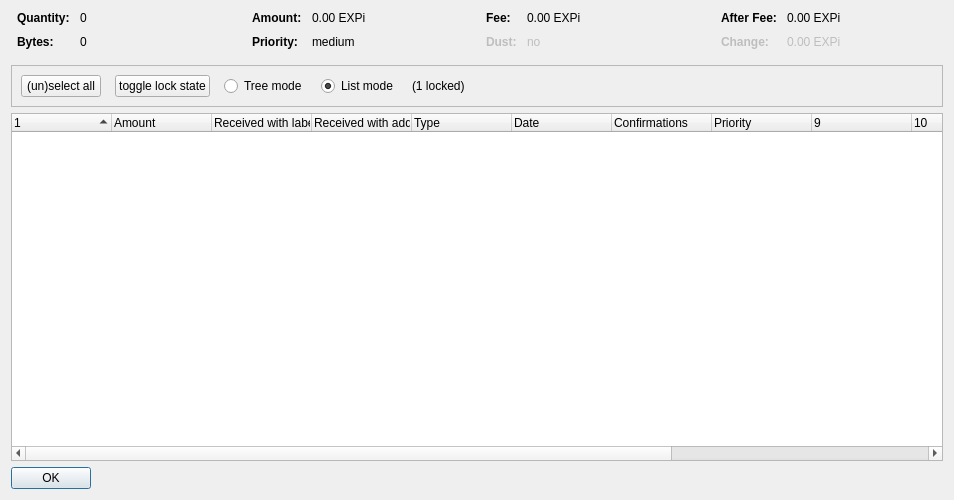
<?xml version="1.0" encoding="UTF-8"?>
<ui version="4.0">
 <class>CoinControlDialog</class>
 <widget class="QDialog" name="CoinControlDialog">
  <property name="geometry">
   <rect>
    <x>0</x>
    <y>0</y>
    <width>954</width>
    <height>500</height>
   </rect>
  </property>
  <property name="windowTitle">
   <string>Coin Selection</string>
  </property>
  <layout class="QVBoxLayout" name="verticalLayout">
   <item>
    <layout class="QHBoxLayout" name="horizontalLayoutTop" stretch="0,0,0,0">
     <property name="topMargin">
      <number>0</number>
     </property>
     <property name="bottomMargin">
      <number>10</number>
     </property>
     <item>
      <layout class="QFormLayout" name="formLayoutCoinControl1">
       <property name="horizontalSpacing">
        <number>10</number>
       </property>
       <property name="verticalSpacing">
        <number>10</number>
       </property>
       <property name="leftMargin">
        <number>6</number>
       </property>
       <property name="rightMargin">
        <number>6</number>
       </property>
       <item row="0" column="0">
        <widget class="QLabel" name="labelCoinControlQuantityText">
         <property name="font">
          <font>
           <weight>75</weight>
           <bold>true</bold>
          </font>
         </property>
         <property name="text">
          <string>Quantity:</string>
         </property>
        </widget>
       </item>
       <item row="0" column="1">
        <widget class="QLabel" name="labelCoinControlQuantity">
         <property name="cursor">
          <cursorShape>IBeamCursor</cursorShape>
         </property>
         <property name="contextMenuPolicy">
          <enum>Qt::ActionsContextMenu</enum>
         </property>
         <property name="text">
          <string notr="true">0</string>
         </property>
         <property name="textInteractionFlags">
          <set>Qt::LinksAccessibleByMouse|Qt::TextSelectableByKeyboard|Qt::TextSelectableByMouse</set>
         </property>
        </widget>
       </item>
       <item row="1" column="0">
        <widget class="QLabel" name="labelCoinControlBytesText">
         <property name="font">
          <font>
           <weight>75</weight>
           <bold>true</bold>
          </font>
         </property>
         <property name="text">
          <string>Bytes:</string>
         </property>
        </widget>
       </item>
       <item row="1" column="1">
        <widget class="QLabel" name="labelCoinControlBytes">
         <property name="cursor">
          <cursorShape>IBeamCursor</cursorShape>
         </property>
         <property name="contextMenuPolicy">
          <enum>Qt::ActionsContextMenu</enum>
         </property>
         <property name="text">
          <string notr="true">0</string>
         </property>
         <property name="textInteractionFlags">
          <set>Qt::LinksAccessibleByMouse|Qt::TextSelectableByKeyboard|Qt::TextSelectableByMouse</set>
         </property>
        </widget>
       </item>
      </layout>
     </item>
     <item>
      <layout class="QFormLayout" name="formLayoutCoinControl2">
       <property name="horizontalSpacing">
        <number>10</number>
       </property>
       <property name="verticalSpacing">
        <number>10</number>
       </property>
       <property name="leftMargin">
        <number>6</number>
       </property>
       <property name="rightMargin">
        <number>6</number>
       </property>
       <item row="0" column="0">
        <widget class="QLabel" name="labelCoinControlAmountText">
         <property name="font">
          <font>
           <weight>75</weight>
           <bold>true</bold>
          </font>
         </property>
         <property name="text">
          <string>Amount:</string>
         </property>
        </widget>
       </item>
       <item row="0" column="1">
        <widget class="QLabel" name="labelCoinControlAmount">
         <property name="cursor">
          <cursorShape>IBeamCursor</cursorShape>
         </property>
         <property name="contextMenuPolicy">
          <enum>Qt::ActionsContextMenu</enum>
         </property>
         <property name="text">
          <string notr="true">0.00 EXPi</string>
         </property>
         <property name="textInteractionFlags">
          <set>Qt::LinksAccessibleByMouse|Qt::TextSelectableByKeyboard|Qt::TextSelectableByMouse</set>
         </property>
        </widget>
       </item>
       <item row="1" column="0">
        <widget class="QLabel" name="labelCoinControlPriorityText">
         <property name="font">
          <font>
           <weight>75</weight>
           <bold>true</bold>
          </font>
         </property>
         <property name="text">
          <string>Priority:</string>
         </property>
        </widget>
       </item>
       <item row="1" column="1">
        <widget class="QLabel" name="labelCoinControlPriority">
         <property name="cursor">
          <cursorShape>IBeamCursor</cursorShape>
         </property>
         <property name="contextMenuPolicy">
          <enum>Qt::ActionsContextMenu</enum>
         </property>
         <property name="text">
          <string>medium</string>
         </property>
         <property name="textInteractionFlags">
          <set>Qt::LinksAccessibleByMouse|Qt::TextSelectableByKeyboard|Qt::TextSelectableByMouse</set>
         </property>
        </widget>
       </item>
      </layout>
     </item>
     <item>
      <layout class="QFormLayout" name="formLayoutCoinControl3">
       <property name="horizontalSpacing">
        <number>10</number>
       </property>
       <property name="verticalSpacing">
        <number>10</number>
       </property>
       <property name="leftMargin">
        <number>6</number>
       </property>
       <property name="rightMargin">
        <number>6</number>
       </property>
       <item row="0" column="0">
        <widget class="QLabel" name="labelCoinControlFeeText">
         <property name="font">
          <font>
           <weight>75</weight>
           <bold>true</bold>
          </font>
         </property>
         <property name="text">
          <string>Fee:</string>
         </property>
        </widget>
       </item>
       <item row="0" column="1">
        <widget class="QLabel" name="labelCoinControlFee">
         <property name="cursor">
          <cursorShape>IBeamCursor</cursorShape>
         </property>
         <property name="contextMenuPolicy">
          <enum>Qt::ActionsContextMenu</enum>
         </property>
         <property name="text">
          <string notr="true">0.00 EXPi</string>
         </property>
         <property name="textInteractionFlags">
          <set>Qt::LinksAccessibleByMouse|Qt::TextSelectableByKeyboard|Qt::TextSelectableByMouse</set>
         </property>
        </widget>
       </item>
       <item row="1" column="0">
        <widget class="QLabel" name="labelCoinControlLowOutputText">
         <property name="enabled">
          <bool>false</bool>
         </property>
         <property name="font">
          <font>
           <weight>75</weight>
           <bold>true</bold>
          </font>
         </property>
         <property name="text">
          <string>Dust:</string>
         </property>
        </widget>
       </item>
       <item row="1" column="1">
        <widget class="QLabel" name="labelCoinControlLowOutput">
         <property name="enabled">
          <bool>false</bool>
         </property>
         <property name="cursor">
          <cursorShape>IBeamCursor</cursorShape>
         </property>
         <property name="contextMenuPolicy">
          <enum>Qt::ActionsContextMenu</enum>
         </property>
         <property name="text">
          <string>no</string>
         </property>
         <property name="textInteractionFlags">
          <set>Qt::LinksAccessibleByMouse|Qt::TextSelectableByKeyboard|Qt::TextSelectableByMouse</set>
         </property>
        </widget>
       </item>
      </layout>
     </item>
     <item>
      <layout class="QFormLayout" name="formLayoutCoinControl4">
       <property name="horizontalSpacing">
        <number>10</number>
       </property>
       <property name="verticalSpacing">
        <number>10</number>
       </property>
       <property name="leftMargin">
        <number>6</number>
       </property>
       <property name="rightMargin">
        <number>6</number>
       </property>
       <item row="0" column="0">
        <widget class="QLabel" name="labelCoinControlAfterFeeText">
         <property name="font">
          <font>
           <weight>75</weight>
           <bold>true</bold>
          </font>
         </property>
         <property name="text">
          <string>After Fee:</string>
         </property>
        </widget>
       </item>
       <item row="0" column="1">
        <widget class="QLabel" name="labelCoinControlAfterFee">
         <property name="cursor">
          <cursorShape>IBeamCursor</cursorShape>
         </property>
         <property name="contextMenuPolicy">
          <enum>Qt::ActionsContextMenu</enum>
         </property>
         <property name="text">
          <string notr="true">0.00 EXPi</string>
         </property>
         <property name="textInteractionFlags">
          <set>Qt::LinksAccessibleByMouse|Qt::TextSelectableByKeyboard|Qt::TextSelectableByMouse</set>
         </property>
        </widget>
       </item>
       <item row="1" column="0">
        <widget class="QLabel" name="labelCoinControlChangeText">
         <property name="enabled">
          <bool>false</bool>
         </property>
         <property name="font">
          <font>
           <weight>75</weight>
           <bold>true</bold>
          </font>
         </property>
         <property name="text">
          <string>Change:</string>
         </property>
        </widget>
       </item>
       <item row="1" column="1">
        <widget class="QLabel" name="labelCoinControlChange">
         <property name="enabled">
          <bool>false</bool>
         </property>
         <property name="cursor">
          <cursorShape>IBeamCursor</cursorShape>
         </property>
         <property name="contextMenuPolicy">
          <enum>Qt::ActionsContextMenu</enum>
         </property>
         <property name="text">
          <string notr="true">0.00 EXPi</string>
         </property>
         <property name="textInteractionFlags">
          <set>Qt::LinksAccessibleByMouse|Qt::TextSelectableByKeyboard|Qt::TextSelectableByMouse</set>
         </property>
        </widget>
       </item>
      </layout>
     </item>
    </layout>
   </item>
   <item>
    <widget class="QFrame" name="frame">
     <property name="minimumSize">
      <size>
       <width>0</width>
       <height>40</height>
      </size>
     </property>
     <property name="frameShape">
      <enum>QFrame::StyledPanel</enum>
     </property>
     <property name="frameShadow">
      <enum>QFrame::Sunken</enum>
     </property>
     <layout class="QHBoxLayout" name="horizontalLayout">
      <item>
       <layout class="QHBoxLayout" name="horizontalLayoutPanel" stretch="0,0,0,0,0,0">
        <property name="spacing">
         <number>14</number>
        </property>
        <item>
         <widget class="QPushButton" name="pushButtonSelectAll">
          <property name="sizePolicy">
           <sizepolicy hsizetype="Maximum" vsizetype="Fixed">
            <horstretch>0</horstretch>
            <verstretch>0</verstretch>
           </sizepolicy>
          </property>
          <property name="text">
           <string>(un)select all</string>
          </property>
          <property name="autoDefault">
           <bool>false</bool>
          </property>
         </widget>
        </item>
        <item>
         <widget class="QPushButton" name="pushButtonToggleLock">
          <property name="sizePolicy">
           <sizepolicy hsizetype="Maximum" vsizetype="Fixed">
            <horstretch>0</horstretch>
            <verstretch>0</verstretch>
           </sizepolicy>
          </property>
          <property name="text">
           <string>toggle lock state</string>
          </property>
          <property name="autoDefault">
           <bool>false</bool>
          </property>
         </widget>
        </item>
        <item>
         <widget class="QRadioButton" name="radioTreeMode">
          <property name="sizePolicy">
           <sizepolicy hsizetype="Maximum" vsizetype="Fixed">
            <horstretch>0</horstretch>
            <verstretch>0</verstretch>
           </sizepolicy>
          </property>
          <property name="text">
           <string>Tree mode</string>
          </property>
         </widget>
        </item>
        <item>
         <widget class="QRadioButton" name="radioListMode">
          <property name="sizePolicy">
           <sizepolicy hsizetype="Maximum" vsizetype="Fixed">
            <horstretch>0</horstretch>
            <verstretch>0</verstretch>
           </sizepolicy>
          </property>
          <property name="text">
           <string>List mode</string>
          </property>
          <property name="checked">
           <bool>true</bool>
          </property>
         </widget>
        </item>
        <item>
         <widget class="QLabel" name="labelLocked">
          <property name="text">
           <string>(1 locked)</string>
          </property>
         </widget>
        </item>
        <item>
         <spacer name="horizontalSpacer">
          <property name="orientation">
           <enum>Qt::Horizontal</enum>
          </property>
          <property name="sizeHint" stdset="0">
           <size>
            <width>40</width>
            <height>20</height>
           </size>
          </property>
         </spacer>
        </item>
       </layout>
      </item>
     </layout>
    </widget>
   </item>
   <item>
    <widget class="CoinControlTreeWidget" name="treeWidget">
     <property name="contextMenuPolicy">
      <enum>Qt::CustomContextMenu</enum>
     </property>
     <property name="sortingEnabled">
      <bool>false</bool>
     </property>
     <property name="columnCount">
      <number>13</number>
     </property>
     <attribute name="headerShowSortIndicator" stdset="0">
      <bool>true</bool>
     </attribute>
     <attribute name="headerStretchLastSection">
      <bool>false</bool>
     </attribute>
     <column>
      <property name="text">
       <string/>
      </property>
     </column>
     <column>
      <property name="text">
       <string>Amount</string>
      </property>
     </column>
     <column>
      <property name="text">
       <string>Received with label</string>
      </property>
     </column>
     <column>
      <property name="text">
       <string>Received with address</string>
      </property>
     </column>
     <column>
      <property name="text">
	<string>Type</string>
      </property>
     </column>
     <column>
      <property name="text">	 
       <string>Date</string>
      </property>
     </column>
     <column>
      <property name="text">
       <string>Confirmations</string>
      </property>
      <property name="toolTip">
       <string>Confirmed</string>
      </property>
     </column>
     <column>
      <property name="text">
       <string>Priority</string>
      </property>
     </column>
     <column>
      <property name="text">
       <string/>
      </property>
     </column>
     <column>
      <property name="text">
       <string/>
      </property>
     </column>
     <column>
      <property name="text">
       <string/>
      </property>
     </column>
     <column>
      <property name="text">
       <string/>
      </property>
     </column>
     <column>
      <property name="text">
       <string/>
      </property>
     </column>
    </widget>
   </item>
   <item>
    <widget class="QDialogButtonBox" name="buttonBox">
     <property name="sizePolicy">
      <sizepolicy hsizetype="Maximum" vsizetype="Fixed">
       <horstretch>0</horstretch>
       <verstretch>0</verstretch>
      </sizepolicy>
     </property>
     <property name="orientation">
      <enum>Qt::Horizontal</enum>
     </property>
     <property name="standardButtons">
      <set>QDialogButtonBox::Ok</set>
     </property>
    </widget>
   </item>
  </layout>
 </widget>
 <customwidgets>
  <customwidget>
   <class>CoinControlTreeWidget</class>
   <extends>QTreeWidget</extends>
   <header>coincontroltreewidget.h</header>
  </customwidget>
 </customwidgets>
 <resources/>
 <connections/>
</ui>
